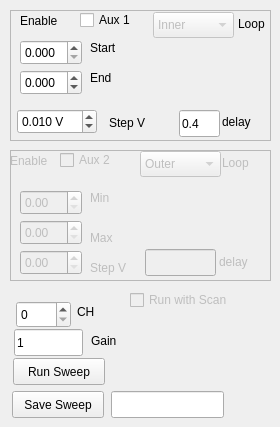
       <widget class="QWidget" name="Sweep_2">
        <attribute name="title">
         <string>Sweep</string>
        </attribute>
        <widget class="QFrame" name="frame_5">
         <property name="geometry">
          <rect>
           <x>10</x>
           <y>10</y>
           <width>261</width>
           <height>131</height>
          </rect>
         </property>
         <property name="sizePolicy">
          <sizepolicy hsizetype="Expanding" vsizetype="Expanding">
           <horstretch>0</horstretch>
           <verstretch>0</verstretch>
          </sizepolicy>
         </property>
         <property name="frameShape">
          <enum>QFrame::StyledPanel</enum>
         </property>
         <property name="frameShadow">
          <enum>QFrame::Raised</enum>
         </property>
         <widget class="QLabel" name="label_51">
          <property name="geometry">
           <rect>
            <x>10</x>
            <y>0</y>
            <width>62</width>
            <height>21</height>
           </rect>
          </property>
          <property name="text">
           <string>Enable</string>
          </property>
         </widget>
         <widget class="QCheckBox" name="Aux1En">
          <property name="geometry">
           <rect>
            <x>70</x>
            <y>0</y>
            <width>87</width>
            <height>20</height>
           </rect>
          </property>
          <property name="text">
           <string>Aux 1</string>
          </property>
         </widget>
         <widget class="QDoubleSpinBox" name="Aux1SpinMin">
          <property name="geometry">
           <rect>
            <x>10</x>
            <y>30</y>
            <width>62</width>
            <height>25</height>
           </rect>
          </property>
          <property name="decimals">
           <number>3</number>
          </property>
          <property name="minimum">
           <double>0.000000000000000</double>
          </property>
          <property name="maximum">
           <double>10.000000000000000</double>
          </property>
          <property name="singleStep">
           <double>0.250000000000000</double>
          </property>
         </widget>
         <widget class="QLabel" name="label_52">
          <property name="geometry">
           <rect>
            <x>80</x>
            <y>30</y>
            <width>62</width>
            <height>16</height>
           </rect>
          </property>
          <property name="text">
           <string>Start</string>
          </property>
         </widget>
         <widget class="QDoubleSpinBox" name="Aux1SpinMax">
          <property name="geometry">
           <rect>
            <x>10</x>
            <y>60</y>
            <width>62</width>
            <height>25</height>
           </rect>
          </property>
          <property name="decimals">
           <number>3</number>
          </property>
          <property name="minimum">
           <double>-10.000000000000000</double>
          </property>
          <property name="maximum">
           <double>10.000000000000000</double>
          </property>
          <property name="singleStep">
           <double>0.250000000000000</double>
          </property>
         </widget>
         <widget class="QLabel" name="label_53">
          <property name="geometry">
           <rect>
            <x>80</x>
            <y>60</y>
            <width>62</width>
            <height>16</height>
           </rect>
          </property>
          <property name="text">
           <string>End</string>
          </property>
         </widget>
         <widget class="QDoubleSpinBox" name="Aux1SpinStep">
          <property name="geometry">
           <rect>
            <x>7</x>
            <y>99</y>
            <width>80</width>
            <height>25</height>
           </rect>
          </property>
          <property name="prefix">
           <string/>
          </property>
          <property name="suffix">
           <string> V</string>
          </property>
          <property name="decimals">
           <number>3</number>
          </property>
          <property name="minimum">
           <double>-1.000000000000000</double>
          </property>
          <property name="maximum">
           <double>1.000000000000000</double>
          </property>
          <property name="singleStep">
           <double>0.001000000000000</double>
          </property>
          <property name="value">
           <double>0.010000000000000</double>
          </property>
         </widget>
         <widget class="QLabel" name="label_54">
          <property name="geometry">
           <rect>
            <x>99</x>
            <y>105</y>
            <width>62</width>
            <height>16</height>
           </rect>
          </property>
          <property name="text">
           <string>Step V</string>
          </property>
         </widget>
         <widget class="QLabel" name="label_55">
          <property name="geometry">
           <rect>
            <x>228</x>
            <y>6</y>
            <width>62</width>
            <height>16</height>
           </rect>
          </property>
          <property name="text">
           <string>Loop</string>
          </property>
         </widget>
         <widget class="QComboBox" name="comboBox_5">
          <property name="enabled">
           <bool>false</bool>
          </property>
          <property name="geometry">
           <rect>
            <x>143</x>
            <y>2</y>
            <width>81</width>
            <height>26</height>
           </rect>
          </property>
          <item>
           <property name="text">
            <string>Inner</string>
           </property>
          </item>
          <item>
           <property name="text">
            <string>Outer</string>
           </property>
          </item>
         </widget>
         <widget class="QLineEdit" name="delayAux1">
          <property name="geometry">
           <rect>
            <x>169</x>
            <y>100</y>
            <width>41</width>
            <height>27</height>
           </rect>
          </property>
          <property name="text">
           <string>0.4</string>
          </property>
         </widget>
         <widget class="QLabel" name="label_11">
          <property name="geometry">
           <rect>
            <x>212</x>
            <y>101</y>
            <width>41</width>
            <height>21</height>
           </rect>
          </property>
          <property name="text">
           <string>delay</string>
          </property>
         </widget>
        </widget>
        <widget class="QFrame" name="frame_6">
         <property name="enabled">
          <bool>false</bool>
         </property>
         <property name="geometry">
          <rect>
           <x>10</x>
           <y>150</y>
           <width>261</width>
           <height>131</height>
          </rect>
         </property>
         <property name="sizePolicy">
          <sizepolicy hsizetype="Expanding" vsizetype="Expanding">
           <horstretch>0</horstretch>
           <verstretch>0</verstretch>
          </sizepolicy>
         </property>
         <property name="frameShape">
          <enum>QFrame::StyledPanel</enum>
         </property>
         <property name="frameShadow">
          <enum>QFrame::Raised</enum>
         </property>
         <widget class="QLabel" name="label_56">
          <property name="geometry">
           <rect>
            <x>0</x>
            <y>0</y>
            <width>51</width>
            <height>21</height>
           </rect>
          </property>
          <property name="text">
           <string>Enable</string>
          </property>
         </widget>
         <widget class="QCheckBox" name="Aux2En">
          <property name="enabled">
           <bool>false</bool>
          </property>
          <property name="geometry">
           <rect>
            <x>50</x>
            <y>0</y>
            <width>87</width>
            <height>20</height>
           </rect>
          </property>
          <property name="text">
           <string>Aux 2</string>
          </property>
         </widget>
         <widget class="QDoubleSpinBox" name="Aux2SpinMin">
          <property name="enabled">
           <bool>false</bool>
          </property>
          <property name="geometry">
           <rect>
            <x>10</x>
            <y>40</y>
            <width>62</width>
            <height>25</height>
           </rect>
          </property>
         </widget>
         <widget class="QLabel" name="label_57">
          <property name="geometry">
           <rect>
            <x>80</x>
            <y>40</y>
            <width>62</width>
            <height>16</height>
           </rect>
          </property>
          <property name="text">
           <string>Min</string>
          </property>
         </widget>
         <widget class="QDoubleSpinBox" name="Aux2SpinMax">
          <property name="enabled">
           <bool>false</bool>
          </property>
          <property name="geometry">
           <rect>
            <x>10</x>
            <y>70</y>
            <width>62</width>
            <height>25</height>
           </rect>
          </property>
         </widget>
         <widget class="QLabel" name="label_58">
          <property name="geometry">
           <rect>
            <x>80</x>
            <y>80</y>
            <width>62</width>
            <height>16</height>
           </rect>
          </property>
          <property name="text">
           <string>Max</string>
          </property>
         </widget>
         <widget class="QDoubleSpinBox" name="Aux2SpinStep">
          <property name="enabled">
           <bool>false</bool>
          </property>
          <property name="geometry">
           <rect>
            <x>10</x>
            <y>100</y>
            <width>62</width>
            <height>25</height>
           </rect>
          </property>
         </widget>
         <widget class="QLabel" name="label_59">
          <property name="geometry">
           <rect>
            <x>80</x>
            <y>110</y>
            <width>62</width>
            <height>16</height>
           </rect>
          </property>
          <property name="text">
           <string>Step V</string>
          </property>
         </widget>
         <widget class="QLabel" name="label_60">
          <property name="geometry">
           <rect>
            <x>212</x>
            <y>5</y>
            <width>62</width>
            <height>16</height>
           </rect>
          </property>
          <property name="text">
           <string>Loop</string>
          </property>
         </widget>
         <widget class="QComboBox" name="comboBox_6">
          <property name="enabled">
           <bool>false</bool>
          </property>
          <property name="geometry">
           <rect>
            <x>130</x>
            <y>1</y>
            <width>81</width>
            <height>26</height>
           </rect>
          </property>
          <item>
           <property name="text">
            <string>Outer</string>
           </property>
          </item>
          <item>
           <property name="text">
            <string>Inner</string>
           </property>
          </item>
         </widget>
         <widget class="QLineEdit" name="lineEdit_2">
          <property name="geometry">
           <rect>
            <x>135</x>
            <y>99</y>
            <width>71</width>
            <height>27</height>
           </rect>
          </property>
         </widget>
         <widget class="QLabel" name="label_12">
          <property name="geometry">
           <rect>
            <x>209</x>
            <y>101</y>
            <width>41</width>
            <height>21</height>
           </rect>
          </property>
          <property name="text">
           <string>delay</string>
          </property>
         </widget>
        </widget>
        <widget class="QPushButton" name="Sweep">
         <property name="geometry">
          <rect>
           <x>13</x>
           <y>358</y>
           <width>92</width>
           <height>27</height>
          </rect>
         </property>
         <property name="text">
          <string>Run Sweep</string>
         </property>
        </widget>
        <widget class="QCheckBox" name="checkBox_18">
         <property name="enabled">
          <bool>false</bool>
         </property>
         <property name="geometry">
          <rect>
           <x>130</x>
           <y>290</y>
           <width>121</width>
           <height>20</height>
          </rect>
         </property>
         <property name="text">
          <string>Run with Scan</string>
         </property>
        </widget>
        <widget class="QPushButton" name="SaveSweep">
         <property name="geometry">
          <rect>
           <x>12</x>
           <y>391</y>
           <width>92</width>
           <height>27</height>
          </rect>
         </property>
         <property name="text">
          <string>Save Sweep</string>
         </property>
        </widget>
        <widget class="QLineEdit" name="SweepName">
         <property name="geometry">
          <rect>
           <x>111</x>
           <y>391</y>
           <width>113</width>
           <height>27</height>
          </rect>
         </property>
        </widget>
        <widget class="QSpinBox" name="TransChannel">
         <property name="geometry">
          <rect>
           <x>16</x>
           <y>301</y>
           <width>55</width>
           <height>27</height>
          </rect>
         </property>
         <property name="maximum">
          <number>5</number>
         </property>
        </widget>
        <widget class="QLabel" name="label_8">
         <property name="geometry">
          <rect>
           <x>77</x>
           <y>303</y>
           <width>25</width>
           <height>17</height>
          </rect>
         </property>
         <property name="text">
          <string>CH</string>
         </property>
        </widget>
        <widget class="QLineEdit" name="TransGain">
         <property name="geometry">
          <rect>
           <x>14</x>
           <y>329</y>
           <width>69</width>
           <height>27</height>
          </rect>
         </property>
         <property name="text">
          <string>1</string>
         </property>
        </widget>
        <widget class="QLabel" name="label_17">
         <property name="geometry">
          <rect>
           <x>91</x>
           <y>332</y>
           <width>62</width>
           <height>17</height>
          </rect>
         </property>
         <property name="text">
          <string>Gain</string>
         </property>
        </widget>
       </widget>
